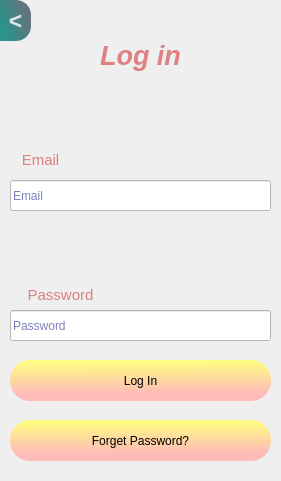
  <widget class="QWidget" name="widget_login" native="true">
   <property name="geometry">
    <rect>
     <x>350</x>
     <y>30</y>
     <width>281</width>
     <height>481</height>
    </rect>
   </property>
   <widget class="QLineEdit" name="l_password">
    <property name="geometry">
     <rect>
      <x>10</x>
      <y>310</y>
      <width>261</width>
      <height>31</height>
     </rect>
    </property>
    <property name="styleSheet">
     <string notr="true">background-color: rgb(255, 255, 255);
color: rgb(0, 0, 127);</string>
    </property>
    <property name="inputMethodHints">
     <set>Qt::ImhNoAutoUppercase|Qt::ImhNoPredictiveText|Qt::ImhSensitiveData</set>
    </property>
    <property name="echoMode">
     <enum>QLineEdit::PasswordEchoOnEdit</enum>
    </property>
    <property name="placeholderText">
     <string>Password</string>
    </property>
    <property name="clearButtonEnabled">
     <bool>true</bool>
    </property>
   </widget>
   <widget class="QLabel" name="label_5">
    <property name="geometry">
     <rect>
      <x>10</x>
      <y>150</y>
      <width>61</width>
      <height>21</height>
     </rect>
    </property>
    <property name="styleSheet">
     <string notr="true">font: 700 20pt &quot;Segoe Print&quot;;
color: rgb(220, 127, 127);</string>
    </property>
    <property name="text">
     <string>&lt;html&gt;&lt;head/&gt;&lt;body&gt;&lt;p align=&quot;center&quot;&gt;&lt;span style=&quot; font-size:11pt;&quot;&gt;Email&lt;/span&gt;&lt;/p&gt;&lt;/body&gt;&lt;/html&gt;</string>
    </property>
   </widget>
   <widget class="QLabel" name="label_6">
    <property name="geometry">
     <rect>
      <x>10</x>
      <y>280</y>
      <width>101</width>
      <height>31</height>
     </rect>
    </property>
    <property name="styleSheet">
     <string notr="true">color: rgb(220, 127, 127);
font: 700 20pt &quot;Segoe Print&quot;;</string>
    </property>
    <property name="text">
     <string>&lt;html&gt;&lt;head/&gt;&lt;body&gt;&lt;p align=&quot;center&quot;&gt;&lt;span style=&quot; font-size:11pt;&quot;&gt;Password&lt;/span&gt;&lt;/p&gt;&lt;/body&gt;&lt;/html&gt;</string>
    </property>
   </widget>
   <widget class="QPushButton" name="l_forget">
    <property name="geometry">
     <rect>
      <x>10</x>
      <y>420</y>
      <width>261</width>
      <height>41</height>
     </rect>
    </property>
    <property name="cursor">
     <cursorShape>PointingHandCursor</cursorShape>
    </property>
    <property name="mouseTracking">
     <bool>true</bool>
    </property>
    <property name="toolTip">
     <string/>
    </property>
    <property name="styleSheet">
     <string notr="true">QPushButton#l_forget{
background-color: qlineargradient(spread:pad, x1:0.489, y1:0.0113636, x2:0.5, y2:1, stop:0 rgba(255, 255, 127, 255), stop:0.829545 rgba(255, 186, 186, 255));
border-radius:20px;
font: 20pt &quot;Arial Unicode MS&quot;;
}
QPushButton#l_forget:pressed{
padding-left:5px;
padding-top:5px;
}</string>
    </property>
    <property name="text">
     <string>Forget Password?</string>
    </property>
   </widget>
   <widget class="QPushButton" name="l_login">
    <property name="geometry">
     <rect>
      <x>10</x>
      <y>360</y>
      <width>261</width>
      <height>41</height>
     </rect>
    </property>
    <property name="cursor">
     <cursorShape>PointingHandCursor</cursorShape>
    </property>
    <property name="mouseTracking">
     <bool>true</bool>
    </property>
    <property name="toolTip">
     <string/>
    </property>
    <property name="styleSheet">
     <string notr="true">QPushButton#l_login{
background-color: qlineargradient(spread:pad, x1:0.489, y1:0.0113636, x2:0.5, y2:1, stop:0 rgba(255, 255, 127, 255), stop:0.829545 rgba(255, 186, 186, 255));
border-radius:20px;
font: 20pt &quot;Arial Unicode MS&quot;;
}
QPushButton#l_login:pressed{
padding-left:5px;
padding-top:5px;
}</string>
    </property>
    <property name="text">
     <string>Log In</string>
    </property>
   </widget>
   <widget class="QLineEdit" name="l_email">
    <property name="geometry">
     <rect>
      <x>10</x>
      <y>180</y>
      <width>261</width>
      <height>31</height>
     </rect>
    </property>
    <property name="styleSheet">
     <string notr="true">background-color: rgb(255, 255, 255);
color: rgb(0, 0, 127);</string>
    </property>
    <property name="inputMethodHints">
     <set>Qt::ImhNone</set>
    </property>
    <property name="placeholderText">
     <string>Email</string>
    </property>
    <property name="clearButtonEnabled">
     <bool>true</bool>
    </property>
   </widget>
   <widget class="QLabel" name="label_7">
    <property name="geometry">
     <rect>
      <x>0</x>
      <y>30</y>
      <width>281</width>
      <height>51</height>
     </rect>
    </property>
    <property name="styleSheet">
     <string notr="true">color: rgb(223, 129, 129);</string>
    </property>
    <property name="text">
     <string>&lt;html&gt;&lt;head/&gt;&lt;body&gt;&lt;p align=&quot;center&quot;&gt;&lt;span style=&quot; font-size:20pt; font-weight:700; font-style:italic;&quot;&gt;Log in&lt;/span&gt;&lt;/p&gt;&lt;/body&gt;&lt;/html&gt;</string>
    </property>
   </widget>
   <widget class="QPushButton" name="l_back">
    <property name="geometry">
     <rect>
      <x>0</x>
      <y>0</y>
      <width>31</width>
      <height>41</height>
     </rect>
    </property>
    <property name="font">
     <font>
      <pointsize>17</pointsize>
      <bold>true</bold>
     </font>
    </property>
    <property name="styleSheet">
     <string notr="true">QPushButton#l_back{
background-color: qlineargradient(spread:pad, x1:0, y1:0.505682, x2:1, y2:0, stop:0 rgba(11, 131, 120, 219), stop:0.829545 rgba(85, 98, 112, 226));
color:rgba(255,255,255,210);
border-top-right-radius:15px;
border-bottom-right-radius:15px;
}
QPushButton#l_back:hover{
background-color: qlineargradient(spread:pad, x1:0, y1:0.505682, x2:1, y2:0, stop:0 rgba(150, 123, 111, 219), stop:0.829545 rgba(85, 81, 84, 226));
color:rgba(255,255,255,210);
}
QPushButton#l_back:pressed{
padding-left:5px;
padding-top:5px;
background-color:rgba(150,123,111,255)
}</string>
    </property>
    <property name="text">
     <string>&lt;</string>
    </property>
   </widget>
  </widget>
